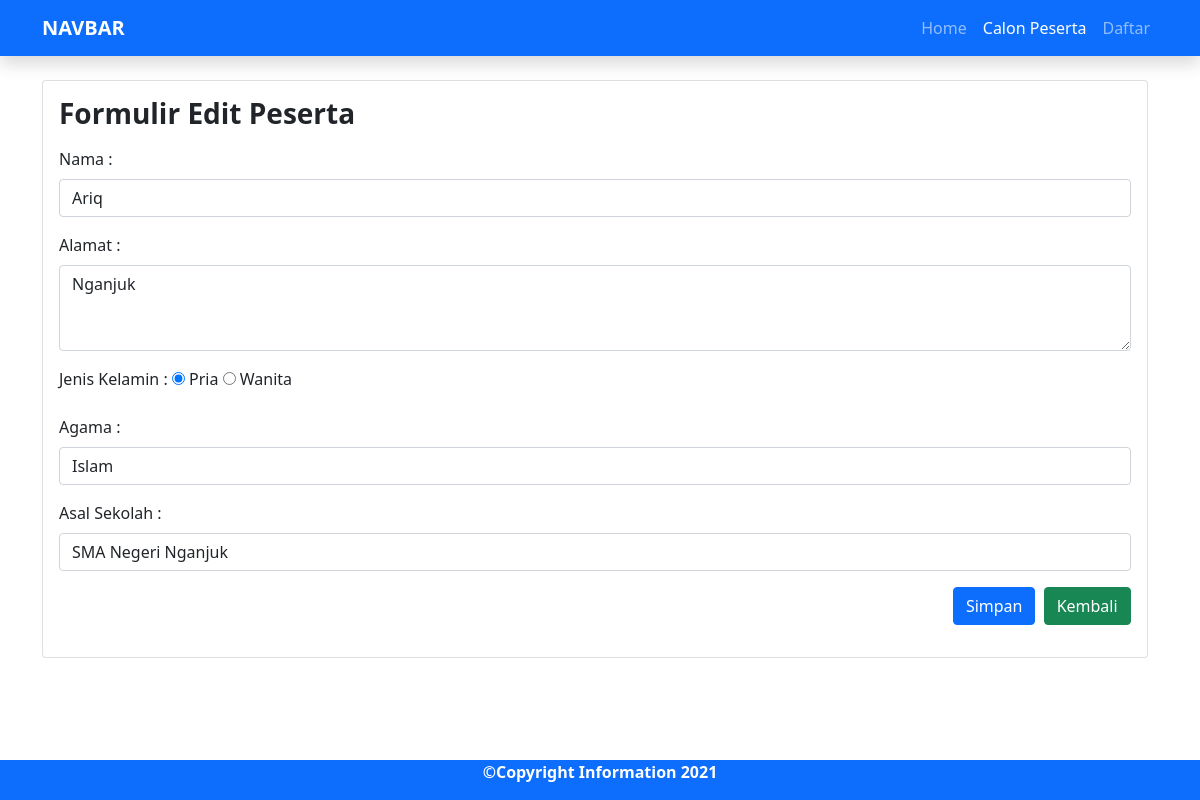
The page /edit.php?id=1 on the database its author committed.
### tables this page shows
CREATE TABLE `calon_peserta` (
  `id` int(11) NOT NULL,
  `nama` varchar(64) NOT NULL,
  `alamat` varchar(255) NOT NULL,
  `jenis_kelamin` varchar(20) NOT NULL,
  `agama` varchar(20) NOT NULL,
  `sekolah_asal` varchar(64) NOT NULL
);

### edit.php (the view, shortened to what this page needs)
<?php
include("koneksi.php");
$id = $_GET['id'];
$sql = "SELECT * FROM calon_peserta WHERE id=$id";
$query = mysqli_query($connect, $sql);
$siswa = mysqli_fetch_assoc($query);
?>
<!DOCTYPE html>
<html lang="en">
<head>
    <link rel="stylesheet" href="https://cdn.jsdelivr.net/npm/bootstrap@4.6.1/dist/css/bootstrap.min.css"
>
    <link href="https://cdn.jsdelivr.net/npm/bootstrap@5.1.3/dist/css/bootstrap.min.css" rel="stylesheet"
>
    <link rel="stylesheet" href="https://cdnjs.cloudflare.com/ajax/libs/font-awesome/4.7.0/css/font-awesome.min.css">
</head>
<body>
    <div class="row-xxl-4">
        <div class="col-xxl-4">
            <nav class="navbar navbar-expand-xl navbar-dark bg-primary shadow fixed-top">
                <div class="container">
                    <a class="navbar-brand" style="font-weight: bold" href="admin.php">NAVBAR</a>
                    <div class="collapse navbar-collapse justify-content-end" id="navbarNav">
                    <ul class="navbar-nav ms-auto">
                        <li class="nav-item">
                        <a class="nav-link " aria-current="page" href="index.php">Home</a>
                        </li>
                        <li class="nav-item">
                            <a class="nav-link active disabled" href="list.php">Calon Peserta</a>
                        </li>
                        <li class="nav-item">
                            <a class="nav-link" aria-disabled="true" href="daftar.php" tabindex="-1">Daftar</a>
                        </li>
                    </ul>
                    </div>
                </div>
            </nav>
        </div>
    </div>
    <div class="container" style="margin-top: 5rem; margin-bottom: 4rem">
        <div class="row">
            <div class="col">
                <div class="card" style="width: 69.1rem;">
                    <div class="card-body">
                        <header>
                            <h3 style="margin-bottom: 1rem"><strong>Formulir Edit Peserta</strong></h3>
                        </header>
                        <form action="proses_edit.php" method="POST">
                            <fieldset>
                                <p>
                                    <label for="nama"> Nama : </label>
                                    <input class="form-control" type="text" name="nama" value="<?php echo $siswa['nama'] ?>">
                                </p>
                                <p>
                                    <label for="alamat"> Alamat : </label>
                                    <textarea class="form-control" name="alamat" id="alamat" cols="15" rows="3"><?php echo $siswa['alamat'] ?></textarea>
                                </p>
                                <p>
                                    <label for="jenis_kelamin">Jenis Kelamin : </label>
                                    <?php $jk = $siswa['jenis_kelamin']; ?>
                                    <label for=""> <input type="radio" name="jenis_kelamin" value="Pria" <?php echo($jk == 'Pria') ? "checked" : ""?> > Pria </label>
                                    <label for=""> <input type="radio" name="jenis_kelamin" value="Wanita" <?php echo($jk == 'Wanita') ? "checked" : ""?> > Wanita </label>
                                </p>
                                <p>
                                    <label for="agama"> Agama : </label>
                                    <?php $agama = $siswa['agama']; ?>
                                    <select class="form-control" name="agama" id="agama">
                                        <option <?php echo($agama == 'islam') ? "selected": "" ?> > Islam</option>
                                    </select>
                                </p>
                                <p>
                                    <label for="sekolah_asal"> Asal Sekolah : </label>
                                    <input class="form-control" type="text" name="sekolah_asal" value="<?php echo $siswa['sekolah_asal'] ?>">
                                </p>
                                <div class="mb-3 float-end">
                                <input class="btn btn-primary" type="submit" value="Simpan" name="simpan">
                                        <a style="color: white; text-decoration: none;" href="editBiodata.php"><button type="button" class="btn btn-success ml-1">Kembali</button></a>
                                    </div>
                            </fieldset>
                        </form>
                    </div>
                </div>
            </div>
        </div>
    </div>
    <footer class="bg-primary text-white text-center fixed-bottom">
        <p><b>©Copyright Information 2021</b></p>
    </footer>
</body>
</html>

### rows shown on the page
calon_peserta: nama "Ariq", alamat "Nganjuk", jenis_kelamin "☑", sekolah_asal "SMA Negeri Nganjuk"
